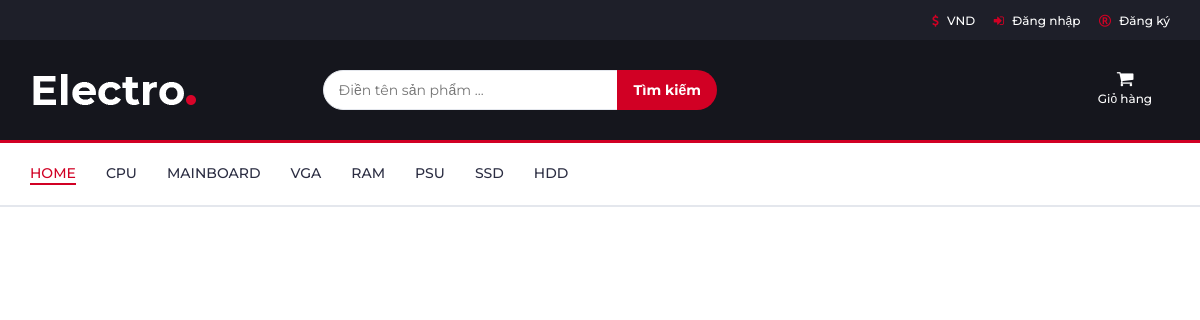
The page /View/frontend/header.php on the database its author committed.
### tables this page shows
CREATE TABLE `categories` (
  `id` int(11) NOT NULL AUTO_INCREMENT,
  `name` varchar(255) DEFAULT NULL,
  `parent_id` tinyint(4) DEFAULT NULL,
  `slug` varchar(255) DEFAULT NULL,
  `description` mediumtext,
  `created_at` timestamp NULL DEFAULT NULL,
  `updated_at` timestamp NULL DEFAULT NULL,
  PRIMARY KEY (`id`)
);

### Model/ketnoi.php (called while the page is built, shortened)
<?php
	class ketnoi
	{
		public static function getConnection()
		{
			$con = new mysqli("localhost","root","phong119988","storeHieu");
			$con->query("SET NAMES 'utf8'");
		    return $con;
		}
	}
?>

### Controller/functioncategories.php (called while the page is built, shortened)
<?php
	class functioncategories
	{
		private $ketNoi;
	    function __construct()
	    {
	        $this->ketNoi = ketnoi::getConnection();
	    }
		function laydanhmuc()
		{
			$lstdanhmuc = Array();
            $SQL = "Select * from categories";
            $q = mysqli_query($this->ketNoi,$SQL);
            while($row = mysqli_fetch_array($q))
            {
                $objdanhmuc = new datacategories();
                $objdanhmuc->id = $row['id'];
                $objdanhmuc->name = $row['name'];
                $objdanhmuc->parent_id = $row['parent_id'];
                $objdanhmuc->slug = $row['slug'];
                $objdanhmuc->description = $row['description'];
                $objdanhmuc->created_at = $row['created_at'];
                $objdanhmuc->updated_at = $row['updated_at'];
                array_push($lstdanhmuc, $objdanhmuc);
            }
            return $lstdanhmuc;
		}
	}
?>

### View/frontend/header.php (the view, shortened to what this page needs)
<?php
    include('../../Model/ketnoi.php');
    include('../../Controller/functioncategories.php');
$servicecate = new functioncategories();
$tuKhoa = "";
?>
<!DOCTYPE html>
<html lang="en">
<head>
    <link type="text/css" rel="stylesheet" href="../../View/public/frontend/css/bootstrap.min.css"/>
    <link type="text/css" rel="stylesheet" href="../../View/public/frontend/css/slick.css"/>
    <link type="text/css" rel="stylesheet" href="../../View/public/frontend/css/slick-theme.css"/>
    <link type="text/css" rel="stylesheet" href="../../View/public/frontend/css/nouislider.min.css"/>
    <link rel="stylesheet" href="../../View/public/frontend/css/font-awesome.min.css">
    <link type="text/css" rel="stylesheet" href="../../View/public/frontend/css/style.css"/>
</head>
<body>
<header>
    <div id="top-header">
        <div class="container">
            <ul class="header-links pull-right">
                <li><a href="#"><i class="fa fa-dollar"></i> VND</a></li>
                <?php
                    if(empty($_SESSION) || !isset($_SESSION['email'])) {
                        ?>
                        <li><a href="../../View/frontend/login.php"><i class="fa fa-sign-in"></i> Đăng nhập</a></li>
                        <li><a href="../../View/frontend/register.php"><i class="fa fa-registered"></i> Đăng ký</a></li>
                        <?php
                    }
                    else {
                        ?>
                        <li><a href="../../View/frontend/userdetail.php?email=<?php echo $_SESSION['email']; ?>">Xin chào, <?php echo $_SESSION['name']; ?> <i class="fa fa-user-o"></i> Tài khoản</a></li>
                        <li><a href="../../View/frontend/logout.php"><i class="fa fa-sign-out"></i> Đăng xuất</a></li>
                        <?php
                    }
                ?>
            </ul>
        </div>
    </div>
    <div id="header">
        <div class="container">
            <div class="row">
                <div class="col-md-3">
                    <div class="header-logo">
                        <a href="../../View/frontend/index.php" class="logo">
                            <img src="../../View/public/frontend/img/logo.png" alt="">
                        </a>
                    </div>
                </div>
                <div class="col-md-6">
                    <div class="header-search">
                        <form method="get" action="../../View/frontend/search.php">
                            <input class="input" type="search" name="txtTuKhoa" value="<?php echo $tuKhoa; ?>" placeholder="Điền tên sản phẩm ..." aria-label="Search">
                            <input class="search-btn" type="submit" name="btnTimKiem" value="Tìm kiếm"/>
                        </form>
                    </div>
                </div>
                <div class="col-md-3 clearfix">
                    <div class="header-ctn">
                        <div>
                            <a href="./addtocart.php" aria-expanded="true">
                                <i class="fa fa-shopping-cart"></i>
                                <span>Giỏ hàng</span>
                            </a>
                        </div>
                    </div>
                </div>
            </div>
        </div>
    </div>
</header>
<nav id="navigation">
    <div class="container">
        <div id="responsive-nav">
            <ul class="main-nav nav navbar-nav">
                <?php
                $lstdms = $servicecate->laydanhmuc();
                foreach ($lstdms as $lstdm)
                {
                    if($lstdm->name == "Home")
                    {
                        ?>
                        <li class="active"><a href="../../View/frontend/index.php"><?php echo $lstdm->name; ?></a></li>
                        <?php
                    }
                    else
                    {
                        ?>
                        <li><a href="../../View/frontend/category.php?slug=<?php echo $lstdm->slug; ?>"><?php echo $lstdm->name; ?></a></li>
                        <?php
                    }
                }
                ?>
            </ul>
        </div>
    </div>
</nav>

### View/public/frontend/css/style.css (style rules this page uses)
body { font-family: 'Montserrat', sans-serif; font-weight: 400; color: #333; }
a { color: #2B2D42; font-weight: 500; -webkit-transition: 0.2s color; transition: 0.2s color; }
ul, ol { margin: 0; padding: 0; list-style: none }
.input { height: 40px; padding: 0px 15px; border: 1px solid #E4E7ED; background-color: #FFF; width: 100%; }
#top-header { padding-top: 10px; padding-bottom: 10px; background-color: #1E1F29; }
.header-links li { display: inline-block; margin-right: 15px; font-size: 12px; }
.header-links li:last-child { margin-right: 0px; }
.header-links li a { color: #FFF; }
.header-links li i { color: #D10024; margin-right: 5px; }
#header { padding-top: 15px; padding-bottom: 15px; background-color: #15161D; }
.header-logo { float: left; }
.header-logo .logo img { display: block; }
.header-search { padding: 15px 0px; }
.header-search form { position: relative; }
.header-search form .input { width: calc(100% - 260px); margin-right: -4px; border-radius: 40px 0px 0px 40px; }
.header-search form .search-btn { height: 40px; width: 100px; background: #D10024; color: #FFF; font-weight: 700; border: none; border-radius: 0px 40px 40px 0px; }
.header-ctn { float: right; padding: 15px 0px; }
.header-ctn>div { cursor: pointer; display: inline-block; }
.header-ctn>div>a { display: block; position: relative; width: 90px; text-align: center; color: #FFF; }
.header-ctn>div>a>i { display: block; font-size: 18px; }
.header-ctn>div>a>span { font-size: 12px; }
#navigation { background: #FFF; border-bottom: 2px solid #E4E7ED; border-top: 3px solid #D10024; }
.main-nav>li+li { margin-left: 30px }
.main-nav>li>a { text-transform: uppercase; padding: 20px 0px; }
.main-nav>li>a:hover, .main-nav>li>a:focus, .main-nav>li.active>a { color: #D10024; background-color: transparent; }
.main-nav>li>a:after { content: ""; display: block; width: 0%; height: 2px; background-color: #D10024; -webkit-transition: 0.2s all; transition: 0.2s all; }
.main-nav>li>a:hover:after, .main-nav>li>a:focus:after, .main-nav>li.active>a:after { width: 100%; }

### rows shown on the page
categories: name "HOME"
categories: name "CPU"
categories: name "MAINBOARD"
categories: name "VGA"
categories: name "RAM"
categories: name "PSU"
categories: name "SSD"
categories: name "HDD"
